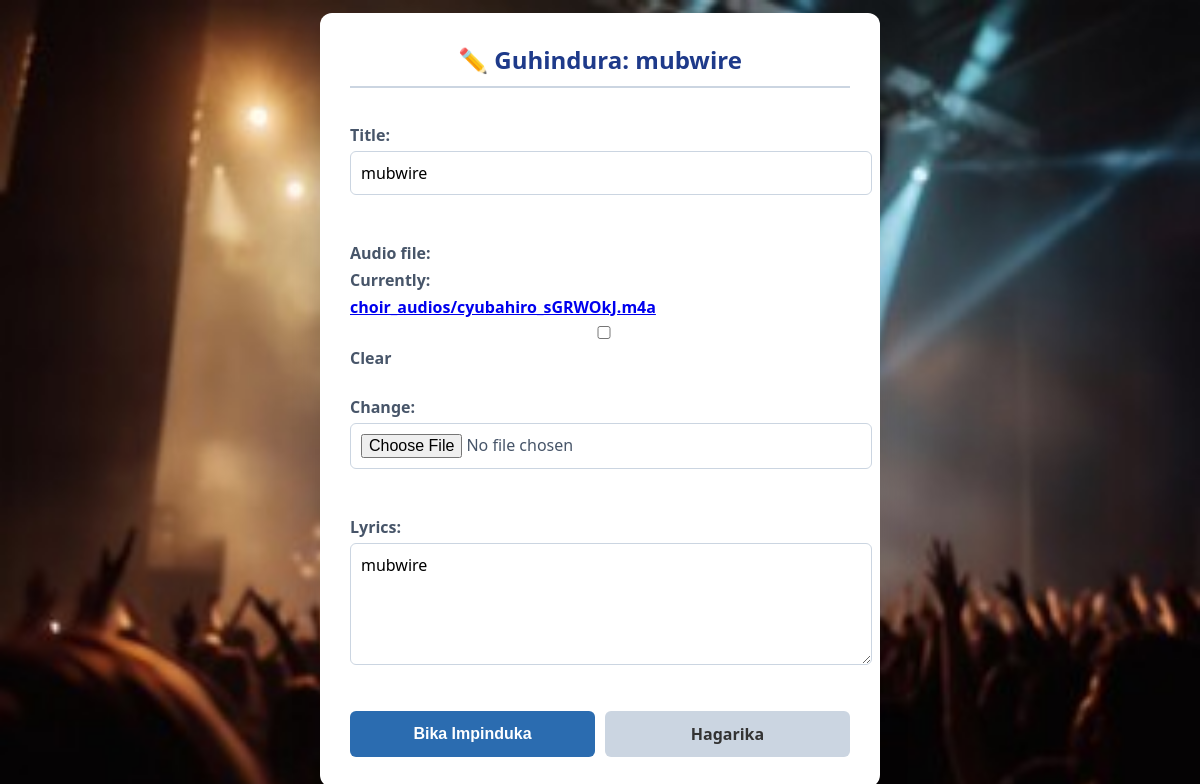
Before: /edit-song/16/ (signed in) with the older database file.
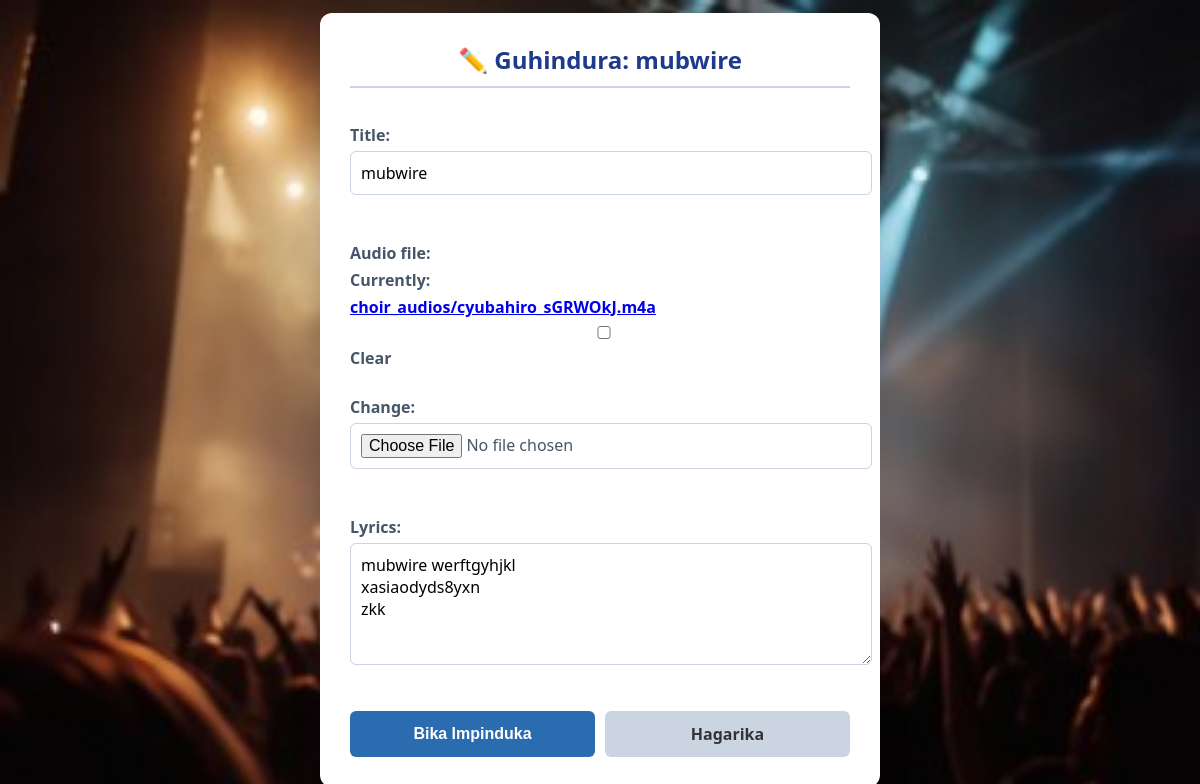
After: the same page with the newer database file.
### choir_app/models.py (models this page shows, shortened)
class Song(models.Model):
    title = models.CharField(max_length=200)
    lyrics = models.TextField()
    audio_file = models.FileField(upload_to='choir_audios/', blank=True, null=True)

### choir_app/views.py (the view)
# urls.py: path('edit-song/<int:song_id>/', views.edit_song, name='edit_song'),
@login_required(login_url='/login/')
def edit_song(request, song_id):
    song = Song.objects.get(id=song_id)
    form = SongForm(request.POST or None, request.FILES or None, instance=song)
    if request.method == 'POST' and form.is_valid():
        form.save()
        return redirect('/panel/')
    return render(request, 'choir_app/edit_song.html', {'form': form, 'song': song})

### choir_app/forms.py
class SongForm(forms.ModelForm):
    class Meta:
        model = Song
        fields = ['title', 'audio_file', 'lyrics']

### choir_app/templates/choir_app/edit_song.html (shortened to what this page needs)
<!DOCTYPE html>
{% load static %}
<html lang="en">
<head>
</head>
<body>
    <div class="edit-container">
        <h2>✏️ Guhindura: {{ song.title }}</h2>
        <form method="POST" enctype="multipart/form-data">
            {{ form.as_p }}
            <div class="btn-group">
                <button type="submit" class="btn-save">Bika Impinduka</button>
                <a href="{% url 'dashboard' %}" class="btn-cancel">Hagarika</a>
            </div>
        </form>
    </div>
</body>
</html>

Changed rows visible on the page:
changed Song "mubwire": lyrics "mubwire" → "mubwire werftgyhjkl xasiaodyds8yxn zkk"
